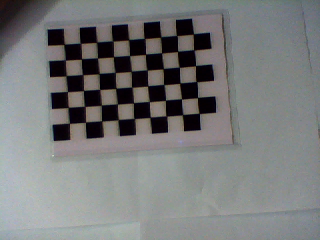
//> input picture img/left_1.png, 320 x 240 px
$ ./calibration_and_rectify   (built with g++ and OpenCV 4)
//> lines starting //> are read from the running program, lines starting //| are printed output that depends on the picture; after the words box and inside, x2 and y2 are one past the last pixel; in counts of white or black regions, pixels touching at a corner belong together
//
//  calibration_and_rectify.cpp
//  camera calibration and rectify
//  Usage: g++ `pkg-config opencv --cflags` calibration_and_rectify.cpp -o calibration_and_rectify `pkg-config opencv --libs`
//
// Created by zhaozhichao on 2019/8/5
// Copyright © 2019 zhaozhichao. All rights reserved.
//


#include <iostream>
#include <string>
#include <vector>
#include <opencv2/opencv.hpp>

// 此处参数需要根据棋盘格个数修改
// 例如：黑白棋盘格宽(w)为10个棋盘格, 那么w = 10 -1 = 9
#define  chessboard_w  9      // 棋盘格宽的黑白交叉点个数
#define  chessboard_h  6      // 棋盘格高的黑白交叉点个数
const  float chessboardSquareSize = 12.5f;  // 每个棋盘格方块的边长, 单位为mm

using namespace cv;

static bool getImgnameList(const std::string& xml_filename, std::vector<std::string>& imgname_list)
{
//> called with xml_filename = "./img_list.xml"
	imgname_list.resize(0);

	FileStorage fs(xml_filename, FileStorage::READ);
	if (!fs.isOpened()) return false;

	FileNode node = fs.getFirstTopLevelNode();
	if (node.type() != FileNode::SEQ) return false;

    for (FileNodeIterator it = node.begin(); it != node.end(); ++it){
		imgname_list.push_back((std::string)*it);
    }
	return true;
}


static void calcChessboardCorners(Size boardSize, float squareSize, std::vector<Point3f>& corners)
{
	corners.resize(0);
    for (int i = 0; i < boardSize.height; i++)
    {
        for (int j = 0; j < boardSize.width; j++)
        {
            corners.push_back(Point3f(j*squareSize, i*squareSize, 0));
        }
    }
}


bool calibrate(Mat& intrMat, Mat& distCoeffs,
               std::vector<std::vector<Point2f>>& imagePoints,
               std::vector<std::vector<Point3f>>& ObjectPoints,
               Size& imageSize, const int cameraId, std::vector<std::string> imageList)
{
//> called with cameraId = 0

	Size boardSize;
	boardSize.width = chessboard_w;
	boardSize.height = chessboard_h;
    std::vector<Point2f> pointBuf;
	float squareSize = chessboardSquareSize;
    std::vector<Mat> rvecs, tvecs; // rotate vector & translation vector

	int nImages = (int)imageList.size() / 2;
    std::cout <<"num of image:"<< nImages << std::endl;;

	int num_of_validity_img = 0;
	for (int i = 0; i< nImages; i++)
	{
		Mat view, viewGray;
		view = imread(imageList[i * 2 + cameraId], 1);
//> view is the input picture: 240 rows x 320 cols, CV_8UC3; mean B, G, R 122.3, 122.2, 120.8
		imageSize = view.size();
//> imageSize = Size(320, 240)
		cvtColor(view, viewGray, COLOR_BGR2GRAY);

		bool found = findChessboardCorners(view, boardSize, pointBuf,
			                               CV_CALIB_CB_ADAPTIVE_THRESH |
                                           CV_CALIB_CB_FAST_CHECK |
                                           CV_CALIB_CB_NORMALIZE_IMAGE);
//> pointBuf = 54 Points (x, y), first 12: [64.13, 44.3], [80.54, 43.39], [96.62, 42.19], [112.7, 41.09], [128.7, 39.68], [144.6, 38.45], [160.6, 37.07], [176.7, 35.5], [193.4, 33.92], [65.3, 60.06], [81.5, 58.83], [97.53, 58.01]; found = true
		if(found)
		{
			num_of_validity_img++;
			cornerSubPix(viewGray, pointBuf, Size(11, 11),
				Size(-1, -1), TermCriteria(CV_TERMCRIT_EPS + CV_TERMCRIT_ITER, 30, 0.1));
//> pointBuf = 54 Points (x, y), first 12: [63.94, 44.36], [80.43, 43.3], [96.66, 42.2], [112.7, 41.01], [128.7, 39.78], [144.5, 38.41], [160.6, 37], [176.8, 35.54], [193.4, 33.86], [65.23, 59.93], [81.35, 58.94], [97.5, 57.93]
			drawChessboardCorners(view, boardSize, Mat(pointBuf), found);
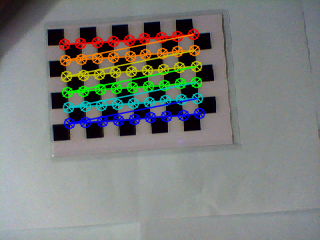
//> view: 240 rows x 320 cols, CV_8UC3; 10.39% of pixels changed, all inside (x1, y1, x2, y2) = (58, 28, 206, 130)
			imagePoints.push_back(pointBuf);
//> imagePoints = 1 point lists
		}
		imshow("View", view);
		waitKey(250);
	}
    std::cout << "num of validity img:" << num_of_validity_img << std::endl;

	// calculate chessboardCorners
	calcChessboardCorners(boardSize, squareSize, ObjectPoints[0]);
	ObjectPoints.resize(imagePoints.size(), ObjectPoints[0]);
	double rms = cv::calibrateCamera(ObjectPoints, imagePoints, imageSize, intrMat, distCoeffs,
                                     rvecs, tvecs);
	if (checkRange(intrMat) && checkRange(distCoeffs)) {
		std::cout << "calibrate done with RMS error = " << rms << std::endl;
		return true;
	}
	else{
		return false;
	}
}


int main(int argc, const char * argv[])
{
	// (1) parse imgname from xml file
    std::vector <std::string> imgname_list;
    std::string xml_filename = "./img_list.xml";
	bool read_ok = getImgnameList(xml_filename, imgname_list);
	if (!read_ok || imgname_list.empty()){
		std::cout << " Can't open " << xml_filename
		          << " or the string list is empty" << std::endl;
		return -1;
	}
	if (imgname_list.size() % 2 != 0){
        std::cout << " Error: the image list contains odd (non-even) number of elements" << std::endl;
		return -1;
	}

    // (2) calibrate
    Size imageSize;
    int cameraIdFirst = 0, cameraIdSec = 1;
    Mat intrMatFirst, intrMatSec, distCoeffsFirst, distCoffesSec;
    std::vector<std::vector<Point2f>> imagePointsFirst, imagePointsSec;
    std::vector<std::vector<Point3f>> ObjectPoints(1);
	FileStorage fs("../utils/intrinsics.yml", FileStorage::WRITE);

    std::cout << "calibrate left camera ..." << std::endl;
//> (the run ends here: the program stops with an error, at `cvtColor(view, viewGray, COLOR_BGR2GRAY);`)
